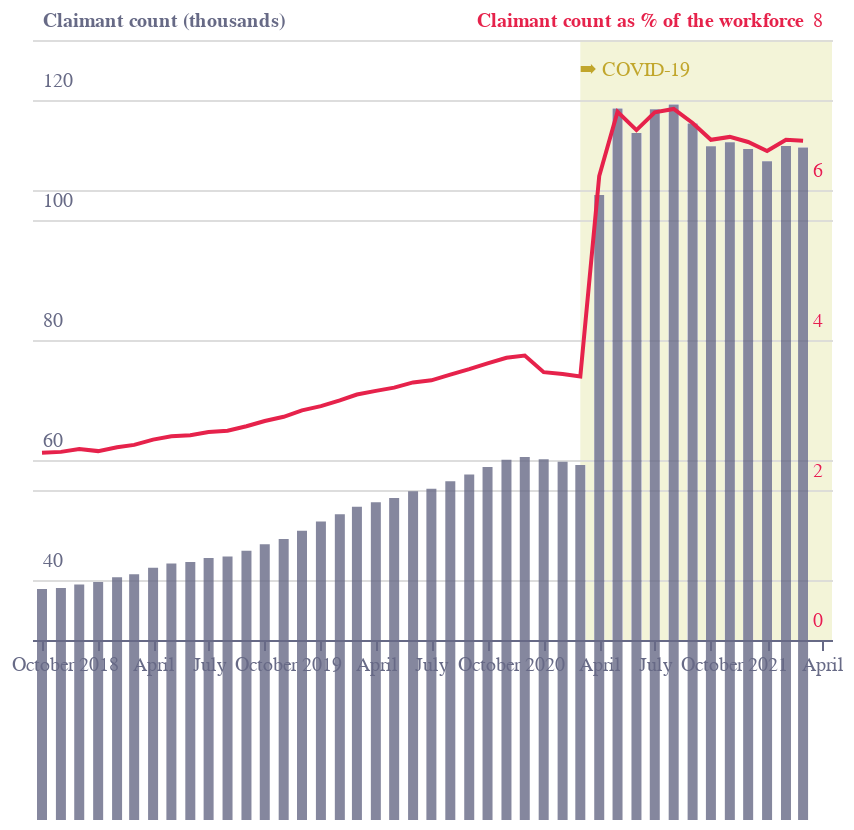

Write notebook code for a chart like this one.
### Code cell
base = alt.Chart(f5).encode(
    x=alt.X(
        "Month:T",
        title="",
        axis=alt.Axis(
            grid=False,
            labelColor=colors["eco-gray"],
            titleColor=colors["eco-gray"],
            tickColor=colors["eco-gray"],
            domainColor=colors["eco-gray"],
        ),
    )
)
line = base.mark_line(color=colors["eco-pink"]).encode(
    y=alt.Y(
        "Percent (%):Q",
        title="",
        axis=alt.Axis(
            title="Claimant count as % of the workforce",
            domain=False,
            ticks=False,
            grid=True,
            labelAlign="right",
            labelBaseline="middle",
            labelPadding=-5,
            labelOffset=-10,
            labelColor=colors["eco-pink"],
            titleX=-15,
            titleY=-5,
            titleAngle=0,
            titleFontSize=10,
            titleAlign="right",
            tickCount=5,
            titleColor=colors["eco-pink"],
            format=".0f",
        ),
        scale=alt.Scale(domain=[0, 8]),
    )
)
bars = base.mark_bar(color=colors["eco-gray"], opacity=0.8).encode(
    y=alt.Y(
        "Claimant_Count:Q",
        title="",
        axis=alt.Axis(
            title="Claimant count (thousands)",
            domain=False,
            ticks=False,
            labelAlign="left",
            labelBaseline="middle",
            labelPadding=-5,
            labelOffset=-10,
            titleX=5,
            titleY=-5,
            titleAngle=0,
            titleFontSize=10,
            titleAlign="left",
            titleColor=colors["eco-gray"],
            labelColor=colors["eco-gray"],
            tickCount=5,
            format=".0f",
        ),
        scale=alt.Scale(domain=[30, 130]),
    )
)
rect = (
    alt.Chart(dr2)
    .mark_rect(blend="darken", x2Offset=5)
    .encode(
        x=alt.X("start:T"),
        x2="q4:T",
        color=alt.Color("color:N", scale=None),
    )
)
label6 = (
    alt.Chart(
        pd.DataFrame([{"x": "2020-03-01", "y": 7.6, "t": "➡ COVID-19", "c": "#c1a62c"}])
    )
    .mark_text(xOffset=0, align="left", angle=0, size=10, baseline="middle")
    .encode(text="t", x="x:T", y="y:Q", color=alt.Color("c:N", scale=None))
)
layer = (
    ((bars) + (rect + label6 + line))
    .resolve_scale(y="independent")
    .configure_view(stroke=None)
    .properties(title="")
    .properties(height=300, width=400)
)
layer.save("visualisation/" + f + ".json")
layer

### Figure 1 — Vega-Lite specification as saved in the notebook (floating-point values rounded to 4 significant figures)
{"config": {"view": {"continuousWidth": 400, "continuousHeight": 300, "stroke": null}}, "layer": [{"data": {"name": "data-f2ea0514d104f83ec5218206b82f98e0"}, "mark": {"type": "bar", "color": "#676A86", "opacity": 0.8}, "encoding": {"x": {"type": "temporal", "axis": {"domainColor": "#676A86", "grid": false, "labelColor": "#676A86", "tickColor": "#676A86", "titleColor": "#676A86"}, "field": "Month", "title": ""}, "y": {"type": "quantitative", "axis": {"domain": false, "format": ".0f", "labelAlign": "left", "labelBaseline": "middle", "labelColor": "#676A86", "labelOffset": -10, "labelPadding": -5, "tickCount": 5, "ticks": false, "title": "Claimant count (thousands)", "titleAlign": "left", "titleAngle": 0, "titleColor": "#676A86", "titleFontSize": 10, "titleX": 5, "titleY": -5}, "field": "Claimant_Count", "scale": {"domain": [30, 130]}, "title": ""}}}, {"layer": [{"data": {"name": "data-c6ab937c1a81316f094256ce1a0cf04b"}, "mark": {"type": "rect", "blend": "darken", "x2Offset": 5}, "encoding": {"color": {"type": "nominal", "field": "color", "scale": null}, "x": {"type": "temporal", "field": "start"}, "x2": {"field": "q4"}}}, {"data": {"name": "data-14f0f384ce2cf1985a816c51a4e15b21"}, "mark": {"type": "text", "align": "left", "angle": 0, "baseline": "middle", "size": 10, "xOffset": 0}, "encoding": {"color": {"type": "nominal", "field": "c", "scale": null}, "text": {"type": "nominal", "field": "t"}, "x": {"type": "temporal", "field": "x"}, "y": {"type": "quantitative", "field": "y"}}}, {"data": {"name": "data-f2ea0514d104f83ec5218206b82f98e0"}, "mark": {"type": "line", "color": "#E6224B"}, "encoding": {"x": {"type": "temporal", "axis": {"domainColor": "#676A86", "grid": false, "labelColor": "#676A86", "tickColor": "#676A86", "titleColor": "#676A86"}, "field": "Month", "title": ""}, "y": {"type": "quantitative", "axis": {"domain": false, "format": ".0f", "grid": true, "labelAlign": "right", "labelBaseline": "middle", "labelColor": "#E6224B", "labelOffset": -10, "labelPadding": -5, "tickCount": 5, "ticks": false, "title": "Claimant count as % of the workforce", "titleAlign": "right", "titleAngle": 0, "titleColor": "#E6224B", "titleFontSize": 10, "titleX": -15, "titleY": -5}, "field": "Percent (%)", "scale": {"domain": [0, 8]}, "title": ""}}}]}], "height": 300, "resolve": {"scale": {"y": "independent"}}, "title": "", "width": 400, "$schema": "https://vega.github.io/schema/vega-lite/v4.8.1.json", "datasets": {"data-f2ea0514d104f83ec5218206b82f98e0": [{"Month": "2017-10-01T00:00:00", "Claimant_Count": 38.5, "Percent (%)": 2.496}, {"Month": "2017-11-01T00:00:00", "Claimant_Count": 38.68, "Percent (%)": 2.508}, {"Month": "2017-12-01T00:00:00", "Claimant_Count": 39.26, "Percent (%)": 2.546}, {"Month": "2018-01-01T00:00:00", "Claimant_Count": 39.65, "Percent (%)": 2.519}, {"Month": "2018-02-01T00:00:00", "Claimant_Count": 40.44, "Percent (%)": 2.569}, {"Month": "2018-03-01T00:00:00", "Claimant_Count": 40.96, "Percent (%)": 2.602}, {"Month": "2018-04-01T00:00:00", "Claimant_Count": 42.06, "Percent (%)": 2.672}, {"Month": "2018-05-01T00:00:00", "Claimant_Count": 42.75, "Percent (%)": 2.716}, {"Month": "2018-06-01T00:00:00", "Claimant_Count": 43.0, "Percent (%)": 2.731}, {"Month": "2018-07-01T00:00:00", "Claimant_Count": 43.66, "Percent (%)": 2.774}, {"Month": "2018-08-01T00:00:00", "Claimant_Count": 43.92, "Percent (%)": 2.79}, {"Month": "2018-09-01T00:00:00", "Claimant_Count": 44.88, "Percent (%)": 2.851}, {"Month": "2018-10-01T00:00:00", "Claimant_Count": 45.96, "Percent (%)": 2.92}, {"Month": "2018-11-01T00:00:00", "Claimant_Count": 46.85, "Percent (%)": 2.976}, {"Month": "2018-12-01T00:00:00", "Claimant_Count": 48.2, "Percent (%)": 3.062}, {"Month": "2019-01-01T00:00:00", "Claimant_Count": 49.73, "Percent (%)": 3.118}, {"Month": "2019-02-01T00:00:00", "Claimant_Count": 50.94, "Percent (%)": 3.194}, {"Month": "2019-03-01T00:00:00", "Claimant_Count": 52.2, "Percent (%)": 3.273}, {"Month": "2019-04-01T00:00:00", "Claimant_Count": 52.97, "Percent (%)": 3.322}, {"Month": "2019-05-01T00:00:00", "Claimant_Count": 53.66, "Percent (%)": 3.364}, {"Month": "2019-06-01T00:00:00", "Claimant_Count": 54.77, "Percent (%)": 3.434}, {"Month": "2019-07-01T00:00:00", "Claimant_Count": 55.22, "Percent (%)": 3.462}, {"Month": "2019-08-01T00:00:00", "Claimant_Count": 56.44, "Percent (%)": 3.539}, {"Month": "2019-09-01T00:00:00", "Claimant_Count": 57.58, "Percent (%)": 3.611}, {"Month": "2019-10-01T00:00:00", "Claimant_Count": 58.84, "Percent (%)": 3.689}, {"Month": "2019-11-01T00:00:00", "Claimant_Count": 60.02, "Percent (%)": 3.763}, {"Month": "2019-12-01T00:00:00", "Claimant_Count": 60.48, "Percent (%)": 3.792}, {"Month": "2020-01-01T00:00:00", "Claimant_Count": 60.14, "Percent (%)": 3.571}, {"Month": "2020-02-01T00:00:00", "Claimant_Count": 59.72, "Percent (%)": 3.546}, {"Month": "2020-03-01T00:00:00", "Claimant_Count": 59.17, "Percent (%)": 3.514}, {"Month": "2020-04-01T00:00:00", "Claimant_Count": 104.2, "Percent (%)": 6.186}, {"Month": "2020-05-01T00:00:00", "Claimant_Count": 118.6, "Percent (%)": 7.043}, {"Month": "2020-06-01T00:00:00", "Claimant_Count": 114.5, "Percent (%)": 6.799}, {"Month": "2020-07-01T00:00:00", "Claimant_Count": 118.5, "Percent (%)": 7.036}, {"Month": "2020-08-01T00:00:00", "Claimant_Count": 119.2, "Percent (%)": 7.081}, {"Month": "2020-09-01T00:00:00", "Claimant_Count": 116.1, "Percent (%)": 6.894}, {"Month": "2020-10-01T00:00:00", "Claimant_Count": 112.3, "Percent (%)": 6.669}, {"Month": "2020-11-01T00:00:00", "Claimant_Count": 113.0, "Percent (%)": 6.708}, {"Month": "2020-12-01T00:00:00", "Claimant_Count": 111.8, "Percent (%)": 6.64}, {"Month": "2021-01-01T00:00:00", "Claimant_Count": 109.8, "Percent (%)": 6.52}, {"Month": "2021-02-01T00:00:00", "Claimant_Count": 112.3, "Percent (%)": 6.671}, {"Month": "2021-03-01T00:00:00", "Claimant_Count": 112.1, "Percent (%)": 6.657}], "data-c6ab937c1a81316f094256ce1a0cf04b": [{"start": "2020-03-01", "q3": "2020-09-01", "q4": "2021-04-01", "event": "covid", "color": "#F3F4D8"}], "data-14f0f384ce2cf1985a816c51a4e15b21": [{"x": "2020-03-01", "y": 7.6, "t": "➡ COVID-19", "c": "#c1a62c"}]}}
